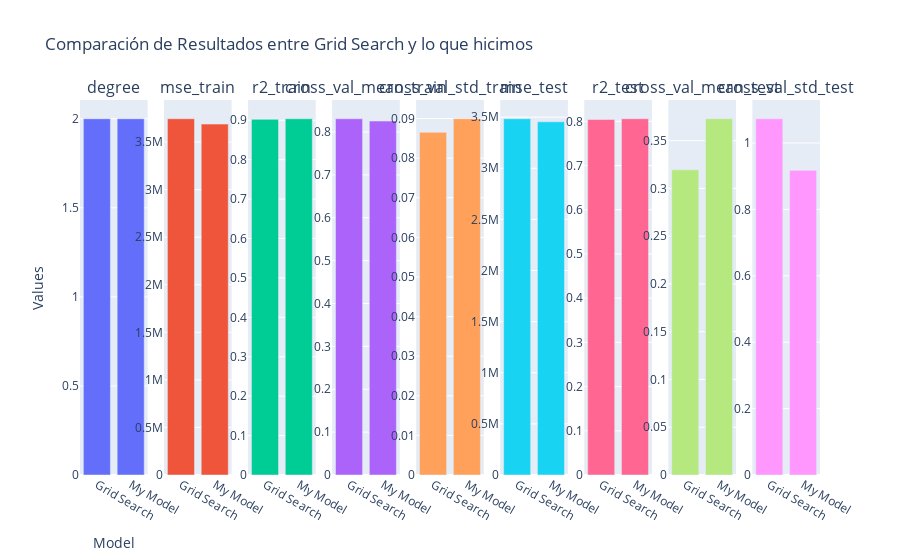

The cell this chart's notebook holds for it:
### Code cell
from plotly.subplots import make_subplots
import plotly.graph_objects as go

keys = list(gridfinalresult.keys())
fig = make_subplots(rows=1, cols=len(keys), subplot_titles=keys)

for i, key in enumerate(keys):
    fig.add_trace(
        go.Bar(
            x=["Grid Search", "My Model"], 
            y=[gridfinalresult[key], myfinalresult[key]], 
            name=key
        ),
        row=1, col=i + 1
    )

fig.update_layout(
    title_text="Comparación de Resultados entre Grid Search y lo que hicimos",
    xaxis_title="Model",
    yaxis_title="Values",
    showlegend=False 
)

# Mostrar el gráfico
fig.show()

### Figure 1 — Plotly figure (JSON) as saved in the notebook; plotly's stock layout.template omitted (floating-point values rounded to 4 significant figures)
{"data": [{"name": "degree", "type": "bar", "x": ["Grid Search", "My Model"], "xaxis": "x", "y": [2, 2], "yaxis": "y"}, {"name": "mse_train", "type": "bar", "x": ["Grid Search", "My Model"], "xaxis": "x2", "y": [3745000.0, 3689000.0], "yaxis": "y2"}, {"name": "r2_train", "type": "bar", "x": ["Grid Search", "My Model"], "xaxis": "x3", "y": [0.9023, 0.9038], "yaxis": "y3"}, {"name": "cross_val_mean_train", "type": "bar", "x": ["Grid Search", "My Model"], "xaxis": "x4", "y": [0.8309, 0.8255], "yaxis": "y4"}, {"name": "cross_val_std_train", "type": "bar", "x": ["Grid Search", "My Model"], "xaxis": "x5", "y": [0.08652, 0.08995], "yaxis": "y5"}, {"name": "mse_test", "type": "bar", "x": ["Grid Search", "My Model"], "xaxis": "x6", "y": [3485000.0, 3455000.0], "yaxis": "y6"}, {"name": "r2_test", "type": "bar", "x": ["Grid Search", "My Model"], "xaxis": "x7", "y": [0.8042, 0.8059], "yaxis": "y7"}, {"name": "cross_val_mean_test", "type": "bar", "x": ["Grid Search", "My Model"], "xaxis": "x8", "y": [0.3195, 0.3729], "yaxis": "y8"}, {"name": "cross_val_std_test", "type": "bar", "x": ["Grid Search", "My Model"], "xaxis": "x9", "y": [1.073, 0.9177], "yaxis": "y9"}], "layout": {"annotations": [{"font": {"size": 16}, "showarrow": false, "text": "degree", "x": 0.04568, "xanchor": "center", "xref": "paper", "y": 1, "yanchor": "bottom", "yref": "paper"}, {"font": {"size": 16}, "showarrow": false, "text": "mse_train", "x": 0.1593, "xanchor": "center", "xref": "paper", "y": 1, "yanchor": "bottom", "yref": "paper"}, {"font": {"size": 16}, "showarrow": false, "text": "r2_train", "x": 0.2728, "xanchor": "center", "xref": "paper", "y": 1, "yanchor": "bottom", "yref": "paper"}, {"font": {"size": 16}, "showarrow": false, "text": "cross_val_mean_train", "x": 0.3864, "xanchor": "center", "xref": "paper", "y": 1, "yanchor": "bottom", "yref": "paper"}, {"font": {"size": 16}, "showarrow": false, "text": "cross_val_std_train", "x": 0.5, "xanchor": "center", "xref": "paper", "y": 1, "yanchor": "bottom", "yref": "paper"}, {"font": {"size": 16}, "showarrow": false, "text": "mse_test", "x": 0.6136, "xanchor": "center", "xref": "paper", "y": 1, "yanchor": "bottom", "yref": "paper"}, {"font": {"size": 16}, "showarrow": false, "text": "r2_test", "x": 0.7272, "xanchor": "center", "xref": "paper", "y": 1, "yanchor": "bottom", "yref": "paper"}, {"font": {"size": 16}, "showarrow": false, "text": "cross_val_mean_test", "x": 0.8407, "xanchor": "center", "xref": "paper", "y": 1, "yanchor": "bottom", "yref": "paper"}, {"font": {"size": 16}, "showarrow": false, "text": "cross_val_std_test", "x": 0.9543, "xanchor": "center", "xref": "paper", "y": 1, "yanchor": "bottom", "yref": "paper"}], "showlegend": false, "title": {"text": "Comparación de Resultados entre Grid Search y lo que hicimos"}, "xaxis": {"anchor": "y", "domain": [0, 0.09136], "title": {"text": "Model"}}, "xaxis2": {"anchor": "y2", "domain": [0.1136, 0.2049]}, "xaxis3": {"anchor": "y3", "domain": [0.2272, 0.3185]}, "xaxis4": {"anchor": "y4", "domain": [0.3407, 0.4321]}, "xaxis5": {"anchor": "y5", "domain": [0.4543, 0.5457]}, "xaxis6": {"anchor": "y6", "domain": [0.5679, 0.6593]}, "xaxis7": {"anchor": "y7", "domain": [0.6815, 0.7728]}, "xaxis8": {"anchor": "y8", "domain": [0.7951, 0.8864]}, "xaxis9": {"anchor": "y9", "domain": [0.9086, 1]}, "yaxis": {"anchor": "x", "domain": [0, 1], "title": {"text": "Values"}}, "yaxis2": {"anchor": "x2", "domain": [0, 1]}, "yaxis3": {"anchor": "x3", "domain": [0, 1]}, "yaxis4": {"anchor": "x4", "domain": [0, 1]}, "yaxis5": {"anchor": "x5", "domain": [0, 1]}, "yaxis6": {"anchor": "x6", "domain": [0, 1]}, "yaxis7": {"anchor": "x7", "domain": [0, 1]}, "yaxis8": {"anchor": "x8", "domain": [0, 1]}, "yaxis9": {"anchor": "x9", "domain": [0, 1]}}}
